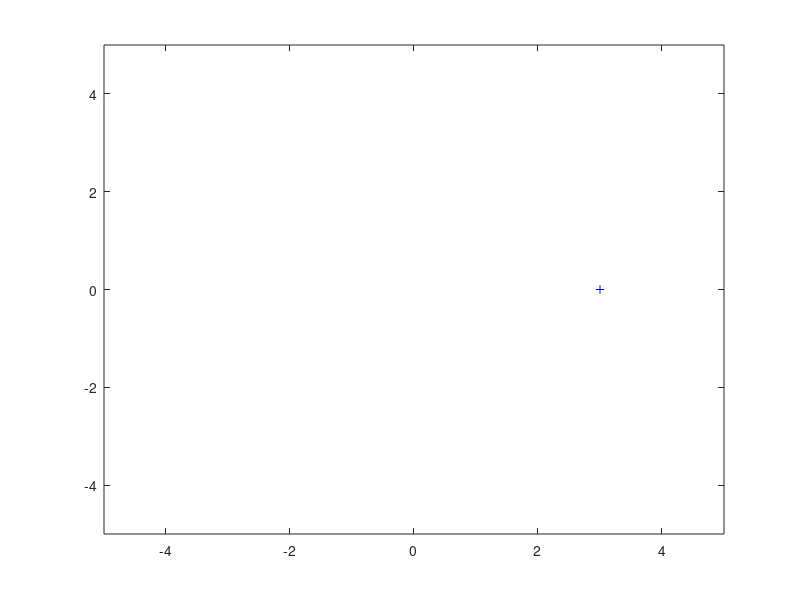

This chart was generated by the following MATLAB code: (Note: this script raises an error after producing the figure.)
% * * * * * * * * * * * * * * * * * * * * * * * * * * * * * * * * *
% *                                                               *
% *                 Program by Ben Kaye (c) 2020                  *
% *            Using model provided by Aren Karapetyan            *
% *                         EUROP Project                         *
% *                                                               *
% * * * * * * * * * * * * * * * * * * * * * * * * * * * * * * * * *

clear,clc

%System State-Space

%d_system.A([1:2, 4:5, 7:8], [1:2, 4:5, 7:8])
A = [   1,  0,  0.0962912484723868,     0,                      0,                      0.0396218015830554;
        0,  1,  0,                      0.0962912484723868,     -0.0396218015830554,    0;
        0,  0,  0.894293322749997,      0,                      0,                      0.702694931894877;
        0,  0,  0,                      0.894293322749997,      -0.702694931894877,     0;
        0,  0,  0,                      0.193245482770890,      0.452393730892869,      0;
        0,  0,  -0.193245482770890,     0,                      0,                      0.452393730892869   ];

%d_system.B([1:2, 4:5, 7:8], [4, 5])
B = [   0.00370875152761323,    0;
        0,                      0.00370875152761323;
        0.105706677250003,      0;
        0,                      0.105706677250003;
        0,                      -0.193245482770890;
        0.193245482770890,      0                       ];

%Calculate MPC algo

%initial conditions
ref = [ 3; 0; 0; 0; 0; 0 ];
x_0 = [ -4; 3; 0; 0; 0; 0 ];

figure(1);
plot(ref(1), ref(2), 'b+')
axis([-5 5 -5 5])
% axis equal


%prediction horizon
N = 10;

%sim time
T = 100;

Q = eye(6);
R = 1e-2 * eye(2);

x = x_0;



speed = 0;

for i = 1:T
    %returns Algebraic-Ricatti iterator for k + 1
    Pplus = RicattiIter(A,B,Q,R,Q,N);
    %compute gain matrix from previous iterator
    K = -(B'*Pplus*B + R)\(B'*Pplus*A);
    u = K*(x-ref);
    
    x = A*x + B*u;
    
    sp = norm([x(3); x(4)],2);
    speed = max([speed, sp]);
    
    hold on    
    plot(x(1), x(2), 'bo')
    axis([-5 5 -5 5])
%     axis equal
    
end



%check this is in fact getting k-1 looks to be right
function Pnmin = RicattiIter(A,B,Q,R,P,n)
    n = n - 1;
    Pnmin = P;
    if n > 0 % stop at N-1 iterations
        Pnmin = Q + A'*P*A - A'*P*B*((B'*P*B + R)\(B'*P*A));
        Pnmin = RicattiIter(A,B,Q,R,Pnmin,n);
%         n
    end    
end

